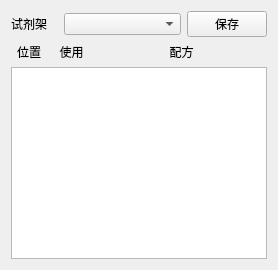
          <widget class="QWidget" name="tab_4">
           <attribute name="title">
            <string>试剂位置</string>
           </attribute>
           <layout class="QVBoxLayout" name="verticalLayout_6">
            <item>
             <layout class="QHBoxLayout" name="horizontalLayout_15" stretch="2,5,0">
              <item>
               <widget class="QLabel" name="label_16">
                <property name="text">
                 <string>试剂架</string>
                </property>
               </widget>
              </item>
              <item>
               <widget class="QComboBox" name="comboReagentShelves"/>
              </item>
              <item>
               <widget class="QPushButton" name="btnSaveReagentShelf">
                <property name="text">
                 <string>保存</string>
                </property>
               </widget>
              </item>
             </layout>
            </item>
            <item>
             <layout class="QHBoxLayout" name="horizontalLayout_14" stretch="10,10,47">
              <item>
               <widget class="QLabel" name="label_29">
                <property name="text">
                 <string>位置</string>
                </property>
                <property name="alignment">
                 <set>Qt::AlignCenter</set>
                </property>
               </widget>
              </item>
              <item>
               <widget class="QLabel" name="label_28">
                <property name="text">
                 <string>使用</string>
                </property>
                <property name="alignment">
                 <set>Qt::AlignCenter</set>
                </property>
               </widget>
              </item>
              <item>
               <widget class="QLabel" name="label_27">
                <property name="text">
                 <string>配方</string>
                </property>
                <property name="alignment">
                 <set>Qt::AlignCenter</set>
                </property>
               </widget>
              </item>
             </layout>
            </item>
            <item>
             <widget class="QListWidget" name="listReagentShelfDetails">
              <property name="sizePolicy">
               <sizepolicy hsizetype="Expanding" vsizetype="Expanding">
                <horstretch>0</horstretch>
                <verstretch>0</verstretch>
               </sizepolicy>
              </property>
             </widget>
            </item>
           </layout>
          </widget>
